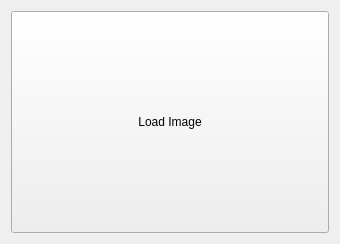
<?xml version="1.0" encoding="UTF-8"?>
<ui version="4.0">
 <class>Widget</class>
 <widget class="QWidget" name="Widget">
  <property name="geometry">
   <rect>
    <x>0</x>
    <y>0</y>
    <width>340</width>
    <height>244</height>
   </rect>
  </property>
  <property name="windowTitle">
   <string>Widget</string>
  </property>
  <layout class="QGridLayout" name="gridLayout">
   <item row="0" column="0">
    <widget class="QToolButton" name="toolButton">
     <property name="sizePolicy">
      <sizepolicy hsizetype="Expanding" vsizetype="Expanding">
       <horstretch>0</horstretch>
       <verstretch>0</verstretch>
      </sizepolicy>
     </property>
     <property name="sizeIncrement">
      <size>
       <width>100</width>
       <height>100</height>
      </size>
     </property>
     <property name="text">
      <string>Load Image</string>
     </property>
    </widget>
   </item>
  </layout>
 </widget>
 <layoutdefault spacing="6" margin="11"/>
 <resources/>
 <connections/>
</ui>
